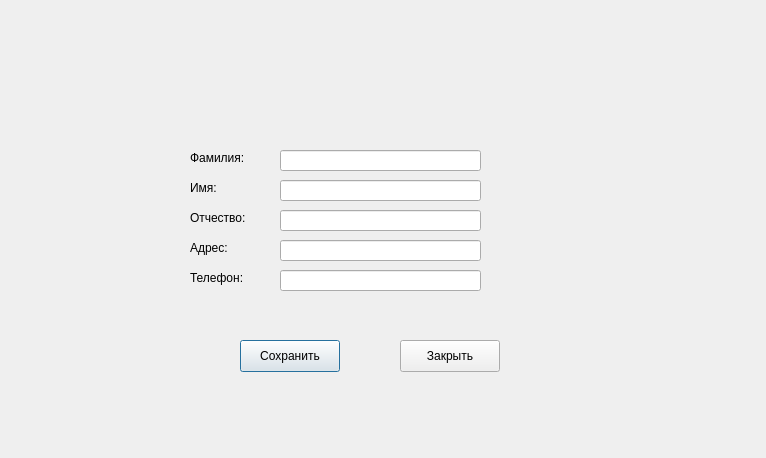
<?xml version="1.0" encoding="UTF-8"?>
<ui version="4.0">
 <class>ProfileWindow</class>
 <widget class="QDialog" name="ProfileWindow">
  <property name="geometry">
   <rect>
    <x>0</x>
    <y>0</y>
    <width>766</width>
    <height>458</height>
   </rect>
  </property>
  <property name="windowTitle">
   <string>Dialog</string>
  </property>
  <widget class="QLabel" name="label">
   <property name="geometry">
    <rect>
     <x>190</x>
     <y>150</y>
     <width>71</width>
     <height>16</height>
    </rect>
   </property>
   <property name="text">
    <string>Фамилия:</string>
   </property>
  </widget>
  <widget class="QLabel" name="label_2">
   <property name="geometry">
    <rect>
     <x>190</x>
     <y>180</y>
     <width>58</width>
     <height>16</height>
    </rect>
   </property>
   <property name="text">
    <string>Имя:</string>
   </property>
  </widget>
  <widget class="QLabel" name="label_3">
   <property name="geometry">
    <rect>
     <x>190</x>
     <y>210</y>
     <width>71</width>
     <height>16</height>
    </rect>
   </property>
   <property name="text">
    <string>Отчество:</string>
   </property>
  </widget>
  <widget class="QLabel" name="label_4">
   <property name="geometry">
    <rect>
     <x>190</x>
     <y>240</y>
     <width>58</width>
     <height>16</height>
    </rect>
   </property>
   <property name="text">
    <string>Адрес:</string>
   </property>
  </widget>
  <widget class="QLabel" name="label_5">
   <property name="geometry">
    <rect>
     <x>190</x>
     <y>270</y>
     <width>58</width>
     <height>16</height>
    </rect>
   </property>
   <property name="text">
    <string>Телефон:</string>
   </property>
  </widget>
  <widget class="QLineEdit" name="lastNameLineEdit">
   <property name="geometry">
    <rect>
     <x>280</x>
     <y>150</y>
     <width>201</width>
     <height>21</height>
    </rect>
   </property>
  </widget>
  <widget class="QLineEdit" name="firstNameLineEdit">
   <property name="geometry">
    <rect>
     <x>280</x>
     <y>180</y>
     <width>201</width>
     <height>21</height>
    </rect>
   </property>
  </widget>
  <widget class="QLineEdit" name="patronymicLineEdit">
   <property name="geometry">
    <rect>
     <x>280</x>
     <y>210</y>
     <width>201</width>
     <height>21</height>
    </rect>
   </property>
  </widget>
  <widget class="QLineEdit" name="addressLineEdit">
   <property name="geometry">
    <rect>
     <x>280</x>
     <y>240</y>
     <width>201</width>
     <height>21</height>
    </rect>
   </property>
  </widget>
  <widget class="QLineEdit" name="phoneLineEdit">
   <property name="geometry">
    <rect>
     <x>280</x>
     <y>270</y>
     <width>201</width>
     <height>21</height>
    </rect>
   </property>
  </widget>
  <widget class="QPushButton" name="saveButton">
   <property name="geometry">
    <rect>
     <x>240</x>
     <y>340</y>
     <width>100</width>
     <height>32</height>
    </rect>
   </property>
   <property name="text">
    <string>Сохранить</string>
   </property>
  </widget>
  <widget class="QPushButton" name="closeButton">
   <property name="geometry">
    <rect>
     <x>400</x>
     <y>340</y>
     <width>100</width>
     <height>32</height>
    </rect>
   </property>
   <property name="text">
    <string>Закрыть</string>
   </property>
  </widget>
 </widget>
 <resources/>
 <connections/>
</ui>
